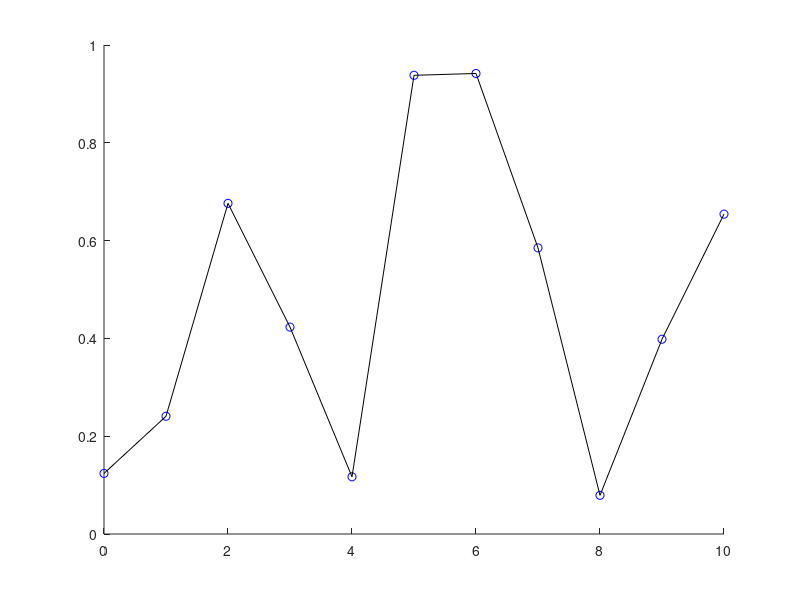

Here is the MATLAB script that generated this plot: (Note: this script raises an error after producing the figure.)
tic;
x = 0 : 10 ; 
y = rand ( 1 , length(x) ) ;
figure;
hold on;
plot ( x , y , 'bo' );
plot ( x , y , 'k-' );
plotbezier ( x , y );
toc;
tic;
t = linspace ( 0 , 1 , 12 );
t = 2 * pi * t ;
xx = cos(t);
yy = sin(t);
figure;
hold on;
plot ( xx , yy , 'bo' );
plot ( xx , yy , 'k-' );
plotbezier ( xx , yy );
toc;

